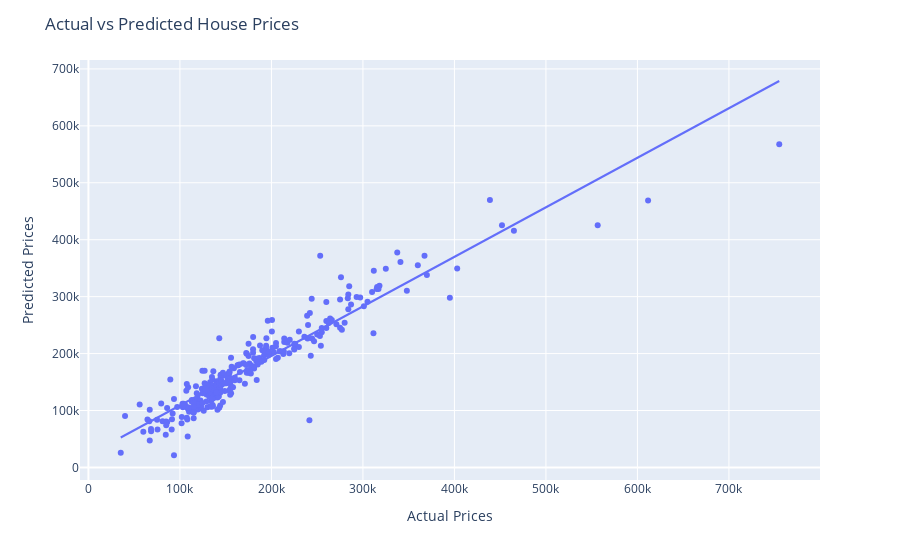

Notebook code cell kept with this figure:
### Code cell
reg_plot = px.scatter(
    df_plot,
    x="Actual",
    y="Predicted",
    trendline="ols",
)

reg_plot.update_layout(
    title="Actual vs Predicted House Prices",
    xaxis_title="Actual Prices",
    yaxis_title="Predicted Prices",
)

reg_plot.show()

### Figure 1 — Plotly figure (JSON) as saved in the notebook; plotly's stock layout.template omitted (floating-point values rounded to 4 significant figures; data arrays with more than 128 entries replaced by an {"elided": "..."} marker saying what was removed)
{"data": [{"hovertemplate": "Actual=%{x}<br>Predicted=%{y}<extra></extra>", "legendgroup": "", "marker": {"color": "#636efa", "symbol": "circle"}, "mode": "markers", "name": "", "orientation": "v", "showlegend": false, "type": "scatter", "x": {"elided": "292 int values"}, "xaxis": "x", "y": {"elided": "292 float values"}, "yaxis": "y"}, {"hovertemplate": "<b>OLS trendline</b><br>Predicted = 0.870092 * Actual + 21862.9<br>R<sup>2</sup>=0.887305<br><br>Actual=%{x}<br>Predicted=%{y} <b>(trend)</b><extra></extra>", "legendgroup": "", "marker": {"color": "#636efa", "symbol": "circle"}, "mode": "lines", "name": "", "showlegend": false, "type": "scatter", "x": {"elided": "292 int values"}, "xaxis": "x", "y": {"elided": "292 float values"}, "yaxis": "y"}], "layout": {"legend": {"tracegroupgap": 0}, "margin": {"t": 60}, "title": {"text": "Actual vs Predicted House Prices"}, "xaxis": {"anchor": "y", "domain": [0, 1], "title": {"text": "Actual Prices"}}, "yaxis": {"anchor": "x", "domain": [0, 1], "title": {"text": "Predicted Prices"}}}}
